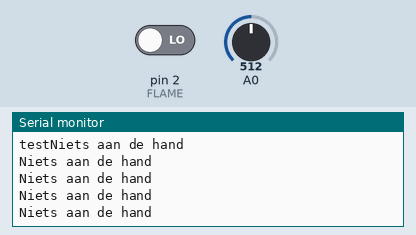
Recording of a sketch running on a simulated Arduino Uno, built with avr-gcc and run on an emulated ATmega328P. Parts: the last lines printed to the serial monitor. Inputs (shaded band) come from the test bench; at power-on: pin 2 (FLAME) LOW, A0 = 512.

Above: at 1.4 s.
1.5 s: pin 2 (FLAME) driven HIGH
At 1.72 s:
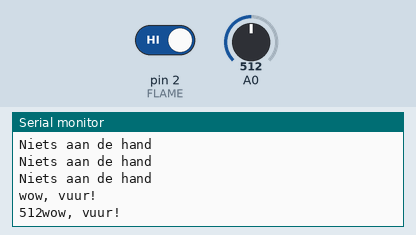
3.0 s: pin 2 (FLAME) driven LOW
At 3.21 s:
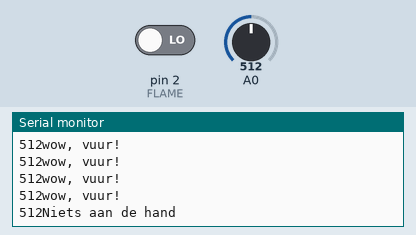
4.5 s: pin 2 (FLAME) driven HIGH
At 5.02 s:
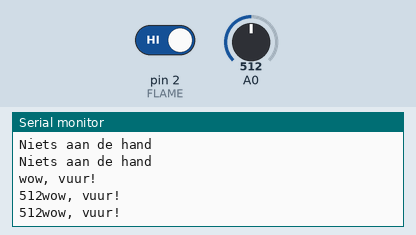
7.5 s: A0 set to 716
At 7.73 s:
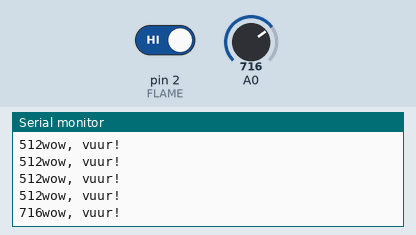
9.0 s: A0 set to 900
At 9.23 s:
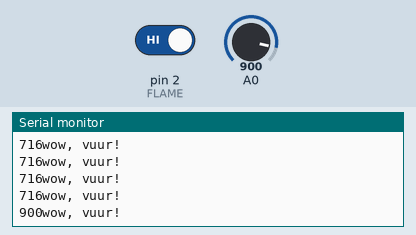
Timing chart, 0 to 11.5 s (numbered marks = the images above; inputs shaded):
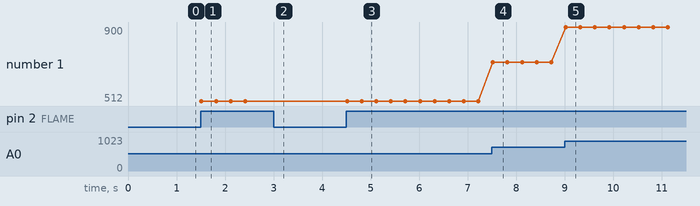

Measured:
- after the input at 1.5 s, the serial monitor: prints a new line at once (image 1)
- after the input at 3.0 s, the serial monitor: prints a new line at once (image 2)
- after the input at 7.5 s, the serial monitor: prints a new line at once (image 4)
- after the input at 9.0 s, the serial monitor: prints a new line at once (image 5)
- plotted number 1: 512 → 716 after the input at 7.5 s, 716 → 900 after the input at 9.0 s

The sketch:

flamee.ino
```cpp
#define FLAME 2
#define ALARM 8


void setup() {
  // put your setup code here, to run once:
Serial.begin(9600);
Serial.print("test");
pinMode(FLAME, INPUT);

}

void loop() {
  int fire = digitalRead(FLAME);

  if(fire == HIGH){
    digitalWrite(ALARM, HIGH);
    Serial.println("wow, vuur!");
        Serial.print(analogRead(A0));}
    else{
      digitalWrite(ALARM, LOW);
      Serial.println("Niets aan de hand");


    }

    delay(300);

}
```
